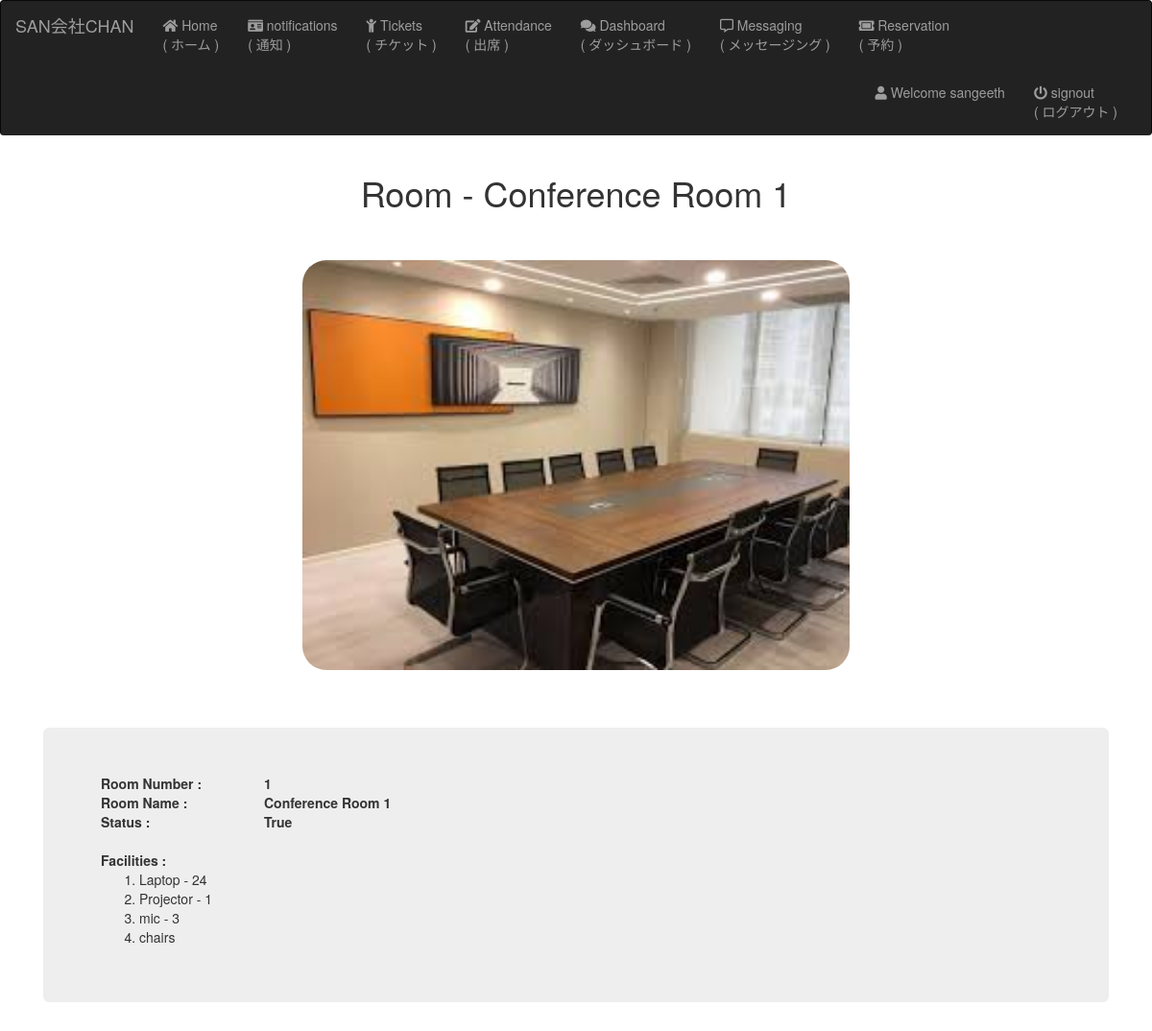
/reservation/room_details/1 (signed in), run on the app's committed database.
### reservation/models.py (models this page shows, shortened)
class Rooms(models.Model):
    user = models.ForeignKey(User, on_delete = models.CASCADE)
    employee = models.ForeignKey(Employee, on_delete = models.CASCADE)
    room_no = models.IntegerField(primary_key=True)
    room_name = models.CharField(max_length=30)
    facilities = models.CharField(max_length=50 , default="Nan")
    room_image = models.ImageField(upload_to='rooms' , blank = True)
    status = models.BooleanField(default=True)
    created_on = models.DateTimeField(auto_now_add=True)

### reservation/views.py (the view)
# urls.py: path('room_details/<int:pk>', views.room_details , name = "room_details"),
@login_required
def room_details(request , pk):
    rooms = Rooms.objects.get(room_no = pk)
    facilities = str(rooms.facilities).split(',')
    context = {
        'rooms' : rooms ,
        'facilities' : facilities
    }
    return render(request, 'reservation/detail_page.html' , context)

### templates/reservation/detail_page.html (shortened to what this page needs)
<!DOCTYPE html>
{% extends "base.html" %}
{% load static %}
{% load bootstrap_tags %}
{% block body %}
    <br>
    <H1 style="text-align: center; ">
        Room - {{rooms.room_name}}
    </H1>
    <br><br>
    <div class="container">
        {% with 'rooms/'|add:rooms.room_name|add:'.jpg' as image_static %}
            <img class="room-picture-detail" src="{% static image_static %}" alt="No preview">
        {% endwith %}
    </div>
    <br>
    <br> <br>
<div class="container">
        <div class="col-md-12">
            <div class="jumbotron">
            <div class="row">
                <div class="col-md-2">
                    <b>Room Number : </b>
                </div>
                <div class="col-md-10">
                    <b>{{rooms.room_no}} </b><br>
                </div>
            </div>
            <div class="row">
                <div class="col-md-2">
                    <b>Room Name : </b>
                </div>
                <div class="col-md-10">
                    <b>{{rooms.room_name}}</b> <br>
                </div>
            </div>
            <div class="row">
                <div class="col-md-2">
                    <b>Status : </b>
                </div>
                <div class="col-md-10">
                    <b>{{rooms.status}}</b> <br>
                </div>
            </div>
            <br>
            <div class="row">
                <div class="col-md-12">
                    <b>Facilities :</b>
                    <ol>
                        {% for items in facilities %}
                            <li>{{items}}</li>
                        {% endfor %}
                    </ol>
                </div>
            </div>
        </div>
    </div>
</div>
{% endblock %}

### templates/base.html (shortened to what this page needs)
<!DOCTYPE html>
{% load static %}
<html lang="en">
<head>
    <link rel="stylesheet" href="https://maxcdn.bootstrapcdn.com/bootstrap/3.3.7/css/bootstrap.min.css">
    <link rel="stylesheet" href="https://use.fontawesome.com/releases/v5.7.0/css/all.css">
    <link rel="stylesheet" href="{% static 'css/base.css' %}">
</head>
<body>
    <nav class="navbar navbar-inverse " style=" margin-bottom:0px ; border-bottom : 0px;">
        <div class="container-fluid">
            <div class="navbar-header">
                <a class="navbar-brand" href="/">SAN会社CHAN</a>
            </div>
            <ul class="nav navbar-nav">
                <li> <a href="/"> <i class="fa fa-home" aria-hidden="true"> </i>  Home<br>( ホーム )</a> </li>
                {% if user.is_authenticated %}
                <li><a href="{% url 'homepage:notifications' %}"> <i class="fa fa-id-card" aria-hidden="true"></i> notifications<br>( 通知 )</a></li>
                {% else %}
                    <li><a class="btn-disabled" href='/' disabled="disabled" onclick="myFunction()"> <i class="fa fa-id-card" aria-hidden="true"></i> notifications<br>( 通知 )</a></li>
                {% endif %}
                {% if user.is_authenticated %}
                    <li><a href=" {% url 'homepage:tickets' %}"> <i class="fa fa-child" aria-hidden="true"></i> Tickets<br>( チケット )</a></li>
                    <li><a href="{% url 'attendance:attendance' %}"> <i class="fas fa-edit" aria-hidden="true"></i> Attendance<br>( 出席 ) </a></li>
                    <li><a href="{% url 'dashboard:home' %}"> <i class="fas fa-comments" aria-hidden="true"></i> Dashboard<br>( ダッシュボード ) </a></li>
                    <li><a href="{% url 'messaging:home' %}"> <i class="far fa-comment-alt" aria-hidden="true"></i> Messaging<br>( メッセージング ) </a></li>
                    <li><a href="{% url 'reservation:home' %}"> <i class="fas fa-ticket-alt" color = "white" aria-hidden="true"></i> Reservation<br>( 予約 ) </a></li>
                {% endif %}
            </ul>
            {% if user.is_authenticated %}
            <ul class = "nav navbar-nav navbar-right">
                <li><a href=" {% url 'homepage:profile' %}"> <i class="fas fa-user" aria-hidden="true"></i> Welcome {{user.username}} </a></li>
                <li style="padding-right: 20px;"><a href="{% url 'registration:signout' %}"> <i class="fa fa-power-off" aria-hidden="true"></i> signout<br>( ログアウト ) </a></li>
            {% endif %}
        </div>
    </nav>
    <div class="container base-container" style=" padding:0px ;">
        {% block body %}
        {% endblock %}
    </div>
</body>
</html>

### static/css/base.css (style rules this page uses)
.room-picture-detail { margin-left: 25%; margin-right: 25%; width: 50%; border-radius: 25px; }

### data on the page
Rooms: room_name "Conference Room 1", room_no "1", status "True"

### other printed values
{{ user.username }} "sangeeth"
{{ items }} "Laptop - 24" "Projector - 1" "mic - 3" "chairs"
